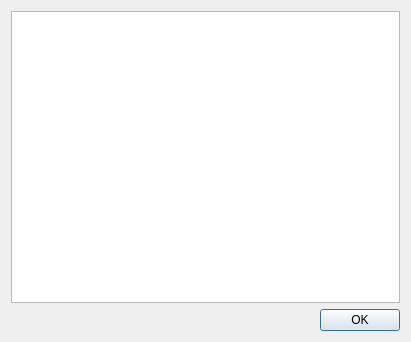
<?xml version="1.0" encoding="UTF-8"?>
<ui version="4.0">
 <class>JobErrorsDisplay</class>
 <widget class="QDialog" name="JobErrorsDisplay">
  <property name="geometry">
   <rect>
    <x>0</x>
    <y>0</y>
    <width>411</width>
    <height>342</height>
   </rect>
  </property>
  <property name="windowTitle">
   <string>Dialog</string>
  </property>
  <layout class="QVBoxLayout" name="verticalLayout_2">
   <item>
    <layout class="QVBoxLayout" name="verticalLayout">
     <item>
      <widget class="QTextEdit" name="textEdit">
       <property name="readOnly">
        <bool>true</bool>
       </property>
      </widget>
     </item>
     <item>
      <widget class="QDialogButtonBox" name="buttonBox">
       <property name="standardButtons">
        <set>QDialogButtonBox::Ok</set>
       </property>
      </widget>
     </item>
    </layout>
   </item>
  </layout>
 </widget>
 <resources/>
 <connections>
  <connection>
   <sender>buttonBox</sender>
   <signal>accepted()</signal>
   <receiver>JobErrorsDisplay</receiver>
   <slot>accept()</slot>
   <hints>
    <hint type="sourcelabel">
     <x>248</x>
     <y>254</y>
    </hint>
    <hint type="destinationlabel">
     <x>157</x>
     <y>274</y>
    </hint>
   </hints>
  </connection>
  <connection>
   <sender>buttonBox</sender>
   <signal>rejected()</signal>
   <receiver>JobErrorsDisplay</receiver>
   <slot>reject()</slot>
   <hints>
    <hint type="sourcelabel">
     <x>316</x>
     <y>260</y>
    </hint>
    <hint type="destinationlabel">
     <x>286</x>
     <y>274</y>
    </hint>
   </hints>
  </connection>
 </connections>
</ui>
